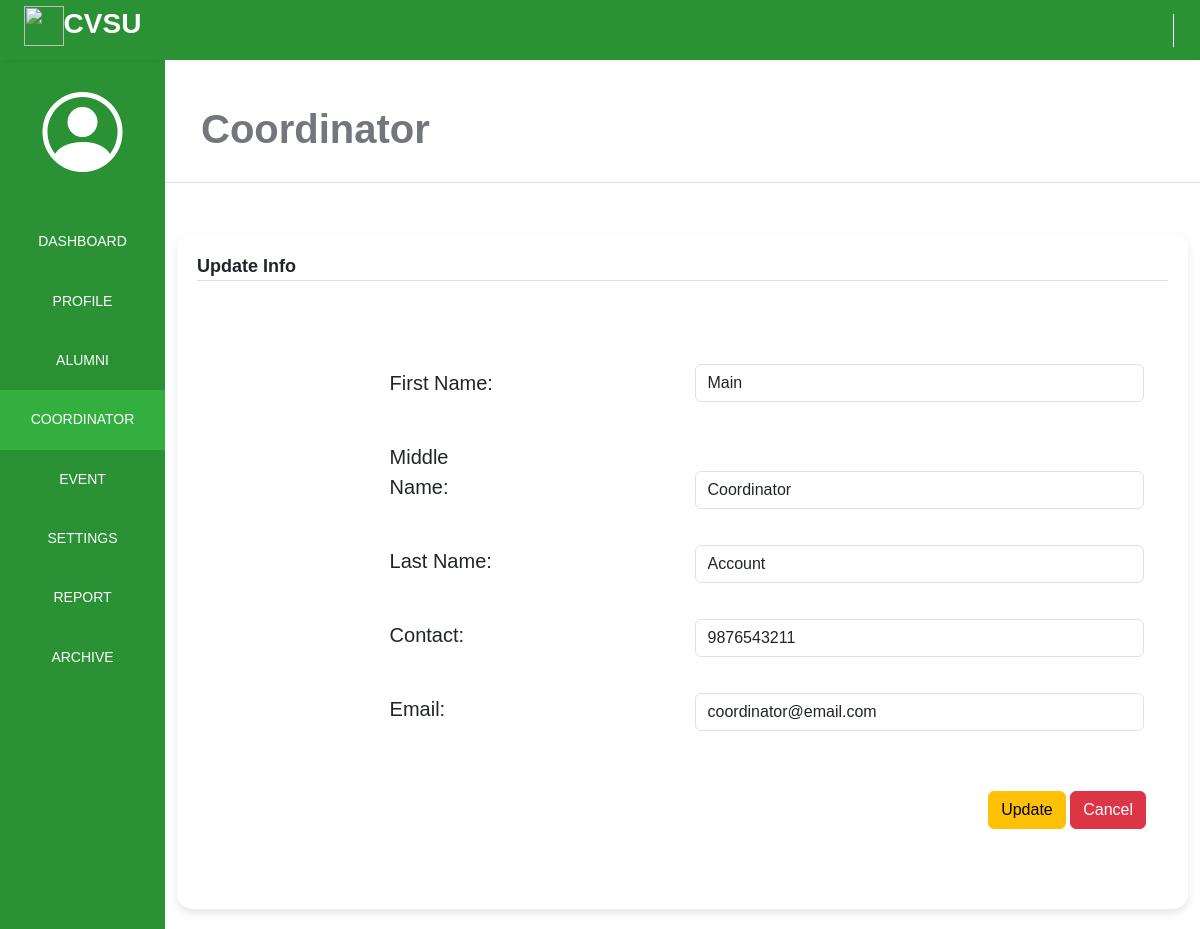
Page /adminPage/coordinator/update_coor.php?id=1 on the committed database.
### tables this page shows
CREATE TABLE `coordinator` (
  `coor_id` int(10) NOT NULL,
  `fname` varchar(250) NOT NULL,
  `mname` varchar(250) NOT NULL,
  `lname` varchar(250) NOT NULL,
  `contact` bigint(12) NOT NULL,
  `email` varchar(250) NOT NULL,
  `password` varchar(250) NOT NULL,
  `date_created` timestamp NOT NULL DEFAULT current_timestamp()
);

### adminPage/coordinator/update_coor.php (the view, shortened to what this page needs)
<?php
$serername = "localhost";
$db_username = "root";
$db_password = "";
$db_name = "alumni_management_system";
$conn = mysqli_connect($serername, $db_username, $db_password, $db_name);
$fname = "";
$mname = "";
$lname = "";
$contact = "";
$email = "";
if ($_SERVER['REQUEST_METHOD'] == 'GET') {
    $coor_id = $_GET['id'];
    $sql = "SELECT * FROM coordinator WHERE coor_id=$coor_id";
    $result = $conn->query($sql);
    $row = $result->fetch_assoc();
    $fname = $row['fname'];
    $mname = $row['mname'];
    $lname = $row['lname'];
    $contact = $row['contact'];
    $email = $row['email'];
}
?>
<!DOCTYPE html>
<html lang="en">
<head>
    <link rel="stylesheet" href="./css/update_coor.css">
    <link rel="stylesheet" href="https://maxst.icons8.com/vue-static/landings/line-awesome/line-awesome/1.3.0/css/line-awesome.min.css">
    <link rel="stylesheet" href="	https://cdn.jsdelivr.net/npm/bootstrap@5.3.3/dist/css/bootstrap.min.css">
    <link rel="stylesheet" href="	https://cdn.jsdelivr.net/npm/bootstrap@5.3.3/dist/js/bootstrap.bundle.min.js">
    <link href='https://unpkg.com/boxicons@2.1.4/css/boxicons.min.css' rel='stylesheet'>
    <link rel="stylesheet" href="https://cdn.jsdelivr.net/npm/bootstrap-icons@1.11.3/font/bootstrap-icons.min.css">
</head>
<body>
    <div class="sidebar">
        <div class="side-header">
            <h3><img src="https://cvsu-imus.edu.ph/student-portal/assets/images/logo-mobile.png"></img><span>CVSU</span></h3>
        </div>
        <div class="side-content">
            <div class="profile">
                <i class="bi bi-person-circle"></i>
            </div>
            <div class="side-menu">
                <ul>
                    <li>
                        <a href="../dashboard_admin.php">
                            <small>DASHBOARD</small>
                        </a>
                    </li>
                    <li>
                        <a href="../profile/profile.php">
                            <small>PROFILE</small>
                        </a>
                    </li>
                    <li>
                        <a href="../alumni/alumni.php">
                            <small>ALUMNI</small>
                        </a>
                    </li>
                    <li>
                        <a href="./update_coor.php" class="active">
                            <small>COORDINATOR</small>
                        </a>
                    </li>
                    <li>
                        <a href="../event/event.php">
                            <small>EVENT</small>
                        </a>
                    </li>
                    <li>
                        <a href="../settings/about.php">
                            <small>SETTINGS</small>
                        </a>
                    </li>
                    <li>
                        <a href="../report/report.php">
                            <small>REPORT</small>
                        </a>
                    </li>
                    <li>
                        <a href="../archive/alumni_archive.php">
                            <small>ARCHIVE</small>
                        </a>
                    </li>
                </ul>
            </div>
        </div>
    </div>
    <div class="main-content">
        <header>
            <div class="header-content">
                <div class="header-menu">
                    <div class="user">
                        <a href="../logout.php">
                            <span class="las la-power-off" style="font-size: 30px; border-left: 1px solid #fff; padding-left:10px; color:#fff"></span>
                        </a>
                    </div>
                </div>
            </div>
        </header>
        <main>
            <div class="page-header">
                <h1><strong>Coordinator</strong></h1>
            </div>
        </main>
        <div class="container" id="container-full">
            <div class="container" id="content-container">
                <div class="container-title">
                    <span>Update Info</span>
                </div>
                <form action="" method="POST">
                    <div class="container" id="content">
                        <div class="container">
                            <div class="row align-items">
                                <div class="col">
                                    <label class="col-sm-3 col-form-label" style="font-size: 20px;" for="first-name">First Name:</label>
                                </div>
                                <div class="col">
                                    <input class="form-control" type="text" id="name" name="fname" placeholder="First Name" required value="<?php echo $fname; ?>">
                                </div>
                            </div>
                        </div>
                        <div class="container">
                            <div class="row align-items-end">
                                <div class="col">
                                    <label class="col-sm-3 col-form-label" style="font-size: 20px;" for="middle-name">Middle Name:</label>
                                </div>
                                <div class="col">
                                    <input class="form-control" type="text" id="name" name="mname" placeholder="Middle Name" value="<?php echo $mname; ?>">
                                </div>
                            </div>
                        </div>
                        <div class="container">
                            <div class="row align-items-end">
                                <div class="col">
                                    <label class="col-sm-3 col-form-label" style="font-size: 20px;" for="last-name">Last Name:</label>
                                </div>
                                <div class="col">
                                    <input class="form-control" type="text" id="name" name="lname" placeholder="Last Name" required value="<?php echo $lname; ?>">
                                </div>
                            </div>
                        </div>
                        <div class="container">
                            <div class="row align-items-end">
                                <div class="col">
                                    <label class="col-sm-3 col-form-label" style="font-size: 20px;" for="name">Contact:</label>
                                </div>
                                <div class="col">
                                    <input class="form-control" type="number" id="name" name="contact" placeholder="Enter Phone No." required value="<?php echo $contact; ?>">
                                </div>
                            </div>
                        </div>
                        <div class="container">
                            <div class="row align-items-end">
                                <div class="col">
                                    <label class="col-sm-3 col-form-label" style="font-size: 20px;" for="name">Email:</label>
                                </div>
                                <div class="col">
                                    <input class="form-control" type="email" id="email" name="email" placeholder="Enter Email" required value="<?php echo $email; ?>">
                                </div>
                            </div>
                        </div>
                        <div class="container">
                            <div class="row" style="margin-top:20px;">
                                <div class="col" id="buttons">
                                    <div class="button">
                                        <button type="submit" class="btn btn-warning" name="inser" id="insert" value="insert">Update</button>
                                        <?php
                                        echo "
                                                <a class='btn btn-danger' href='./coordinator.php'>Cancel</a>
                                            "; ?>
                                    </div>
                                </div>
                            </div>
                        </div>
                    </div>
                </form>
            </div>
        </div>
    </div>
</body>
</html>

### adminPage/coordinator/css/update_coor.css (style rules this page uses)
:root { --main-color: #2a9134; --color-dark: #34425A; --text-grey: #B0B0B0; }
* { margin: 0; padding: 0; text-decoration: none; list-style-type: none; box-sizing: border-box; font-family: 'Merriweather', sans-serif; overflow-x: hidden; scroll-behavior: smooth; }
.sidebar { position: fixed; height: 100%; width: 165px; left: 0; bottom: 0; top: 0; z-index: 100; background: #2a9134; box-shadow: 0px 5px 5px 5px rgb(0 0 0 0.2); transition: left 300ms; }
.side-header span { font-weight: bold; }
.side-header { box-shadow: 0px 5px 5px -5px rgb(0 0 0 /10%); background: var(--main-color); height: 60px; display: flex; justify-content: center; align-items: center; }
.side-header img { width: 40px; }
.side-header h3, side-head span { color: #fff; font-weight: 400; }
.side-content { height: calc(100vh - 60px); overflow: auto; }
.profile { text-align: center; padding: 2rem 0rem; }
.sidebar { overflow-y: auto; }
.side-menu ul { text-align: center; padding: 0px; }
.side-menu ul li small { color: white; ; }
.side-menu a { display: block; padding: 1.2rem 0rem; text-decoration: none !important; }
.side-menu a.active { background: #32af3f; }
.side-menu a.active span, .side-menu a.active small { color: #fff; }
.side-menu a span, .side-menu a small { color: #899DC1; }
.main-content { margin-left: 165px; width: calc(100% - 165px); transition: margin-left 300ms; }
header { position: fixed; right: 0; top: 0; left: 165px; z-index: 100; height: 60px; box-shadow: 0px 5px 5px -5px rgb(0 0 0 /10%); background: #2a9134; transition: left 300ms; }
.header-content, .header-menu { display: flex; align-items: center; }
.header-content { justify-content: space-between; padding: 0rem 1rem; }
.header-menu { justify-content: flex-end; padding-top: .5rem; }
.user { display: flex; align-items: center; }
main { margin-top: 60px; }
.page-header { padding: 1.3rem 1rem; background: #fff; border-bottom: 1px solid #dee2e8; width: 100%; }
.page-header h1, .page-header small { color: #74767d; margin-left: 20px; width: 100%; }
@media only screen and (min-width: 425px) { * { overflow-x: hidden; } }
.container { margin-top: 30px; display: block; unicode-bidi: isolate; }
.container-title span { font-size: large; font-weight: bold; }
.container-title { border-bottom: #dee2e8 1px solid; }
.col { display: flex; align-items: center; justify-content: center; }
#name { width: 100%; }
#email { width: 100%; }
#buttons { display: flex; justify-content: right; padding: 10px; }
.side-content .profile i { color: #fff; font-size: 80px; font-weight: lighter; }
#content { margin-top: 50px; margin-bottom: 50px; }
#content-container { margin-top: 30px; background-color: #ffffff; border-radius: 15px; box-shadow: 0 4px 8px rgba(0, 0, 0, 0.1); padding: 20px; margin: 20px 0; transition: transform 0.2s; }

### rows in the picture
coordinator: fname "Main", mname "Coordinator", lname "Account", contact "9876543211", email "coordinator@email.com"
